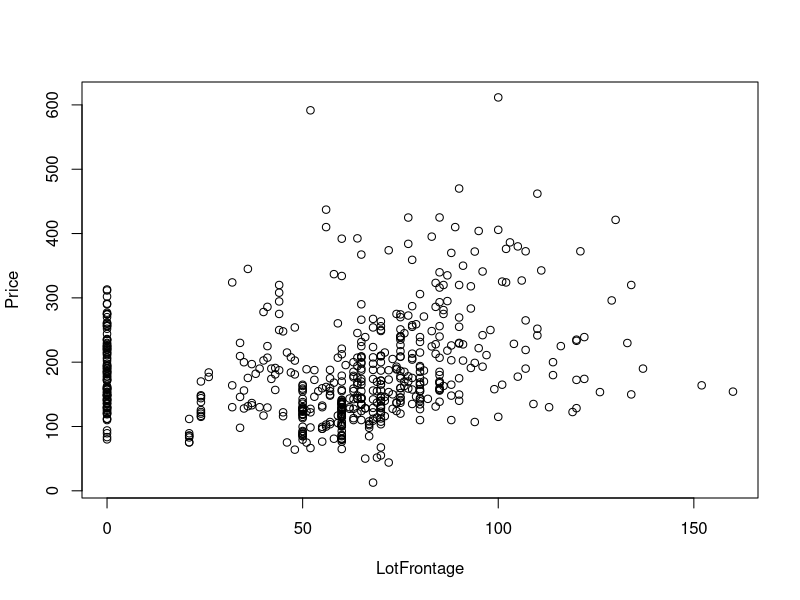
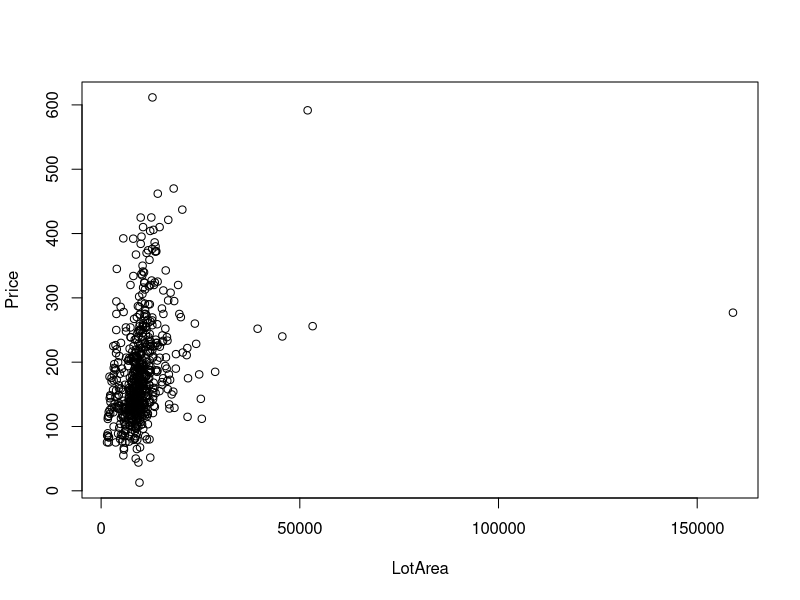
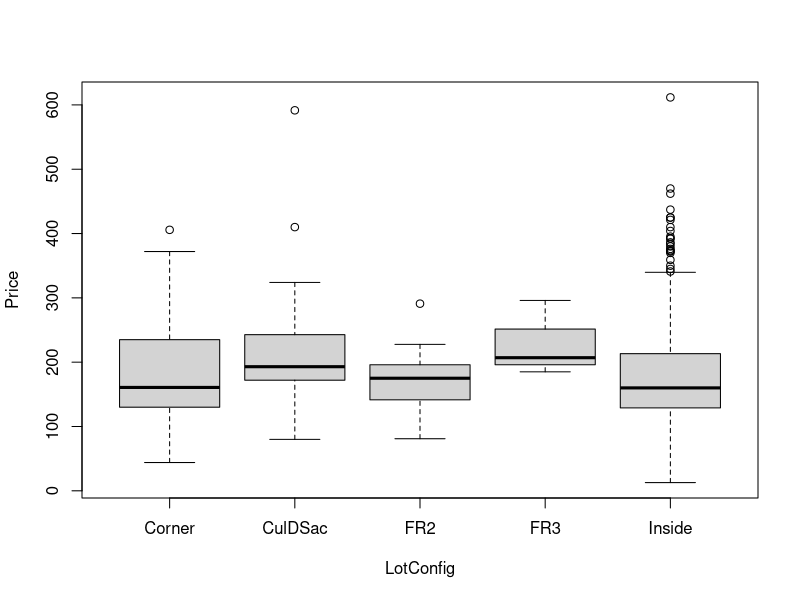
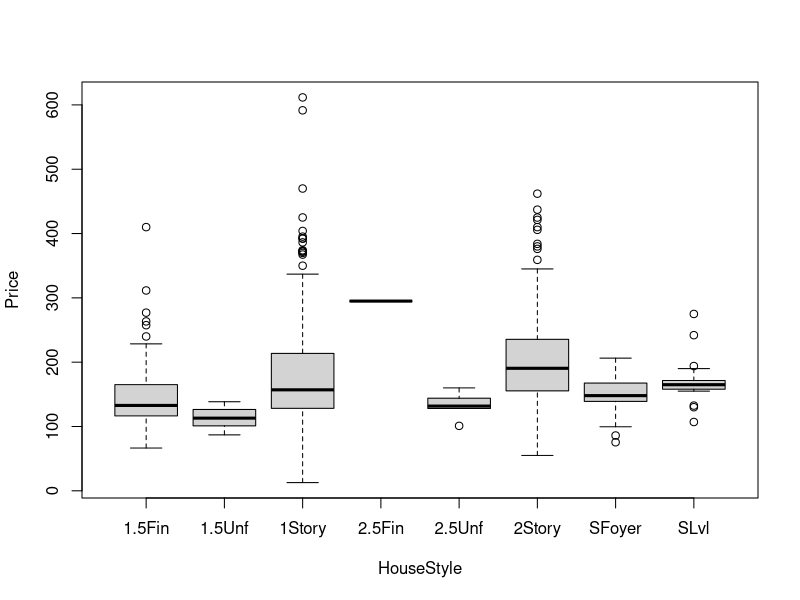
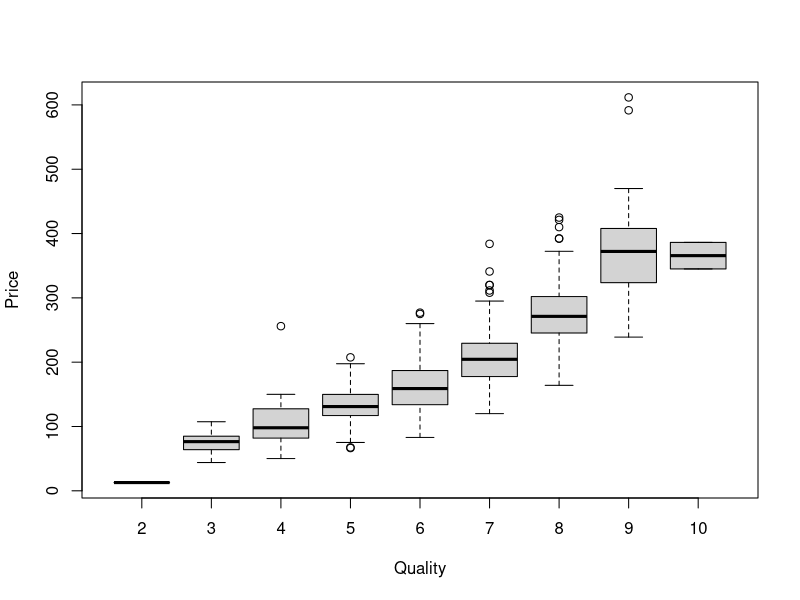
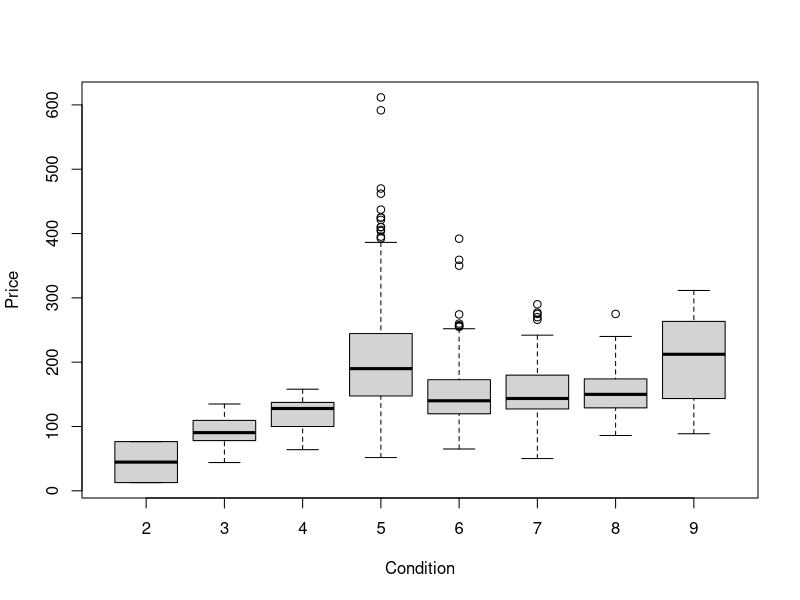
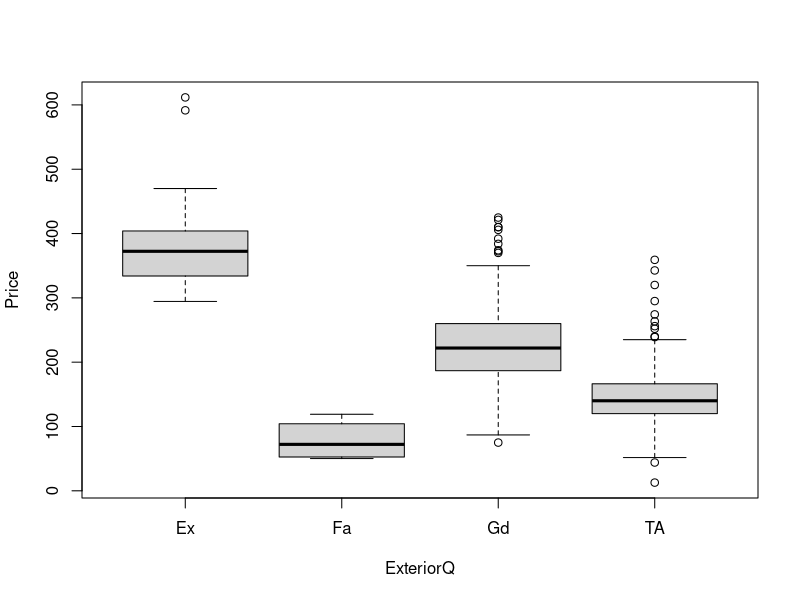
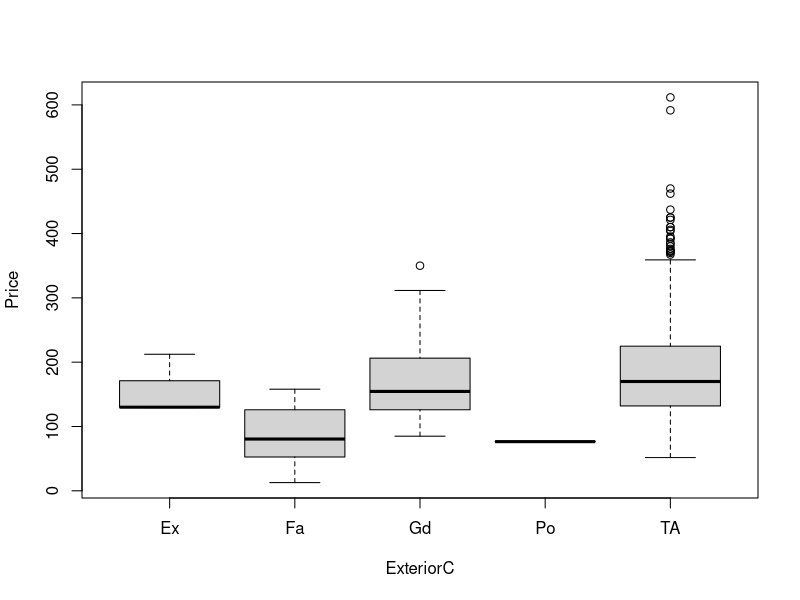

Source code (R) for these figures, in order: (Note: this script raises an error after producing the figures.)
## ---- chunk 1
AmesTrainingData <- read.csv('AmesTrain10.csv', stringsAsFactors = TRUE)
AmesTrainingData <- na.omit(AmesTrainingData)
AmesTrainingData <- AmesTrainingData[-1] 
age_built <- 2010 - AmesTrainingData$YearBuilt
age_remodel <- 2010 - AmesTrainingData$YearRemodel
AmesTrainingData <- subset(AmesTrainingData, select = -c(YearBuilt, YearRemodel))

AmesTrainingData$Quality <- factor(AmesTrainingData$Quality)
AmesTrainingData$Condition <- factor(AmesTrainingData$Condition)
## ---- chunk 2
full_model <- lm(Price ~ ., data=AmesTrainingData)
summary(full_model)
plot(Price ~ ., data=AmesTrainingData)
## ---- chunk 3
AmesTrainingData_adjusted <- AmesTrainingData %>%
  mutate(Price = log(Price),
         LotArea = log(LotArea))

first_model <- lm(Price ~ . + I(age_built^2) + I(GarageCars^2)+ I(GarageSF^2)+ TotalRooms * Bedroom + LotArea * LotFrontage + GarageSF * GarageCars, data = AmesTrainingData_adjusted)

summary(first_model)
## ---- chunk 4
summary(lm(Price~., AmesTrainingData))
summary(lm(log(Price)~., AmesTrainingData))
## ---- chunk 5
MSE2 <- (summary(first_model)$sigma)^2

AmesModNone2 <- lm(Price ~ 1, AmesTrainingData_adjusted)

#step(first_model, scale = MSE2)
#step(AmesModNone2, scope = list(upper=first_model), scale=MSE2, direction='forward')
simple_model <- step(AmesModNone2, scale = MSE2, scope = list(upper = first_model), trace = FALSE)

summary(simple_model)

## ---- chunk 6
ames10_holdout <- read.csv('AmesTest10.csv')
ames10_holdout$Quality <- factor(ames10_holdout$Quality)
ames10_holdout$Condition <- factor(ames10_holdout$Condition)
## ---- chunk 7
predictions <- predict(simple_model, newdata = ames10_holdout)
head(predictions)
## ---- chunk 8
holdout_resid <- log(ames10_holdout$Price) - predictions
## ---- chunk 9
mean(holdout_resid)
sd(holdout_resid)
## ---- chunk 10
qqnorm(holdout_resid)
qqline(holdout_resid)
## ---- chunk 11
cor(predictions, ames10_holdout$Price)
## ---- chunk 12
cor(predictions, ames10_holdout$Price)^2
## ---- chunk 13
summary(simple_model2)$r.squared - cor(predictions, ames10_holdout$Price)^2
